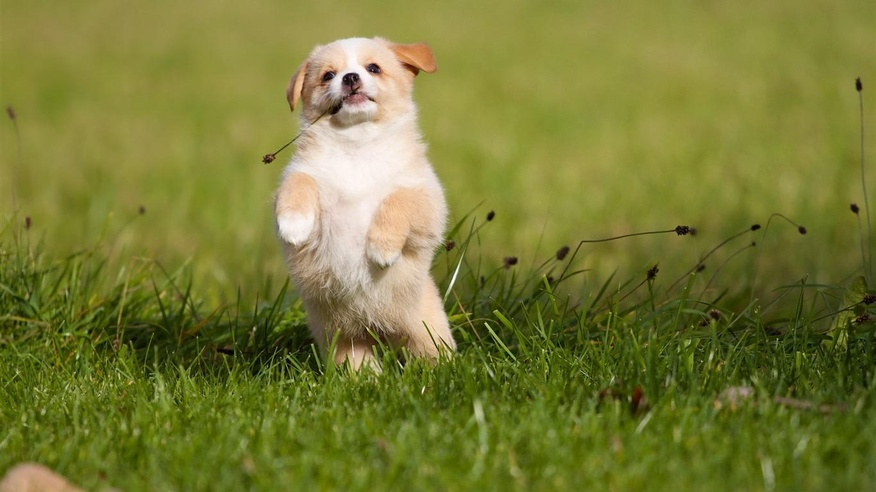
#> input picture Image/1.jpeg, 876 x 492 px, shrunk from 1366 x 768 before the run
$ python -i data_augmentation.py   (imports and definitions only)
#> lines starting #> are read from the running program, lines starting #| are printed output that depends on the picture
# -*- coding: UTF-8 -*-
#
# Create by Li on 2022年11月21日
import os
import random
import augly.image as imaugs
import PIL.Image as Image

img_path = "Image"    # 需要增强的图像路径
save_path = "Result"  # 保存路径

def augly_augmentation(aug_image):
    aug = [
        imaugs.blur(aug_image,radius=random.randint(1,9)),                     # 图像模糊
        imaugs.brightness(aug_image,factor=random.uniform(0.1,2.0)),           # 改变亮度
        imaugs.change_aspect_ratio(aug_image, ratio=random.uniform(0.8,1.5)),  # 改变图像宽高比
        imaugs.color_jitter(aug_image, brightness_factor=random.uniform(0.8,1.5), contrast_factor=random.uniform(0.8,1.5), saturation_factor=random.uniform(0.8,1.5)),    # 颜色晃动
        imaugs.crop(aug_image, x1=random.uniform(0,0.1), y1=random.uniform(0,0.1), x2=random.uniform(0.9,1), y2=random.uniform(0.9,1)),     # 随机裁剪
        imaugs.hflip(aug_image),                                               # 水平翻转
        imaugs.opacity(aug_image, level=random.uniform(0.5,1)),                # 改变图像透明度
        imaugs.pixelization(aug_image, ratio=random.uniform(0.5,1)),           # 马赛克
        imaugs.random_noise(aug_image),                                        # 随机噪声
        imaugs.rotate(aug_image, degrees=random.randint(3,10)),                # 随机旋转一定角度
        imaugs.shuffle_pixels(aug_image, factor=random.uniform(0,0.1)),        # 随机像素比任意化
        imaugs.saturation(aug_image, factor=random.uniform(1,1.5)),            # 改变饱和度
        imaugs.contrast(aug_image, factor=random.uniform(1,1.5)),              # 对比度增强
        imaugs.grayscale(aug_image),                                           # 转灰度
        imaugs.meme_format(aug_image,text="hello world",caption_height=50),    # 在图片上方创建一个区域写上文字
        imaugs.overlay_emoji(aug_image),                                       # 在图片中添加表情
        imaugs.overlay_stripes(aug_image, line_width=random.uniform(0,0.1)),   #在图像中间加个横条
        imaugs.overlay_text(aug_image),                                        # 在图片中添加文字
        imaugs.perspective_transform(aug_image),                               #透视变换
        imaugs.sharpen(aug_image, factor=random.uniform(1.5,2.0))              #锐化
    ]
    return random.choice(aug)                                                   # 从以上函数中随机选其一进行数据增强

# [7 lines not run here, left out]

>>> import cv2
>>> picture = cv2.imread('Image/1.jpeg', cv2.IMREAD_GRAYSCALE)
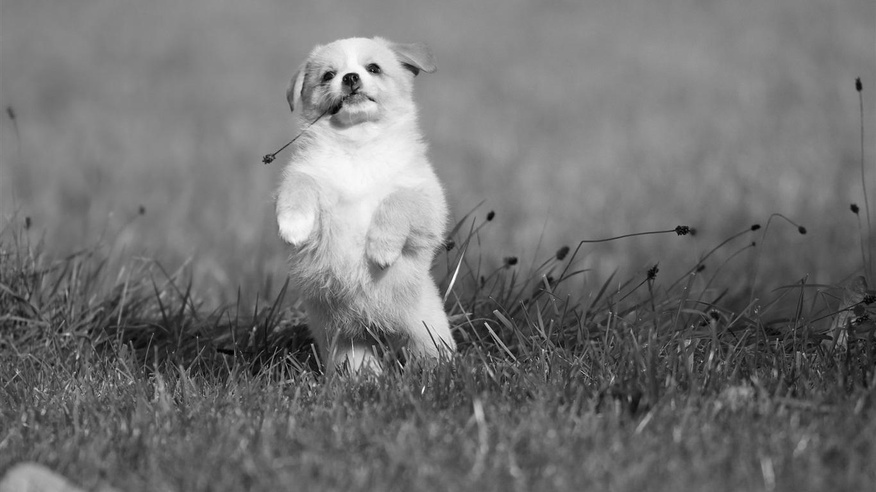
#> picture: shape (492, 876); min 0, max 255, mean 114.7
#> (the run stopped early here; a loop or call above may not have finished)
